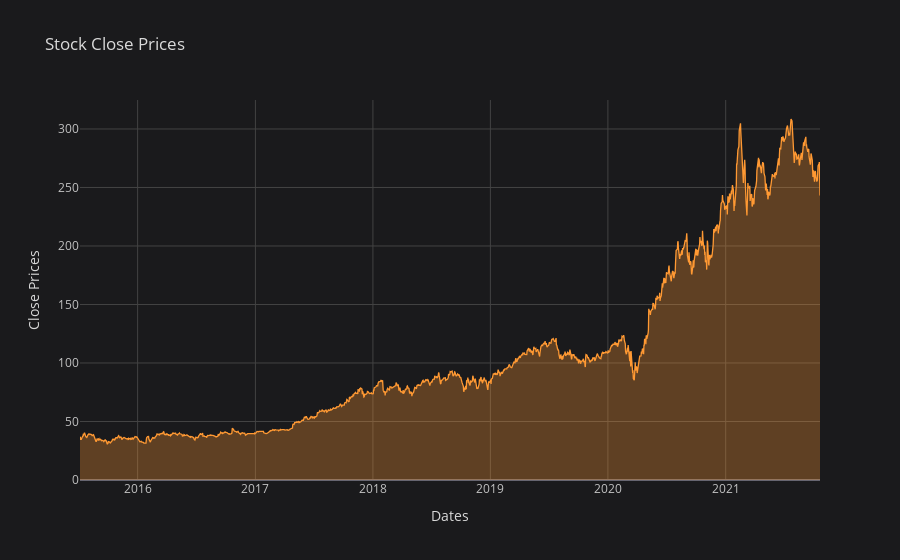

The cell this chart's notebook holds for it:
### Markdown cell above
## Data Visualization

### Code cell
pypl_close.iplot(title='Stock Close Prices', fill = True, xTitle='Dates',yTitle='Close Prices', theme='space')

### Figure 1 — Plotly figure (JSON) as saved in the notebook; plotly's stock layout.template omitted (floating-point values rounded to 4 significant figures; data arrays with more than 128 entries replaced by an {"elided": "..."} marker saying what was removed)
{"data": [{"fill": "tozeroy", "fillcolor": "rgba(255, 153, 51, 0.3)", "line": {"color": "rgba(255, 153, 51, 1.0)", "dash": "solid", "shape": "linear", "width": 1.3}, "mode": "lines", "name": "Close", "text": "", "type": "scatter", "x": {"elided": "1588 str values"}, "y": {"elided": "1588 float values"}}], "layout": {"legend": {"bgcolor": "#1A1A1C", "font": {"color": "#D9D9D9"}}, "paper_bgcolor": "#1A1A1C", "plot_bgcolor": "#1A1A1C", "title": {"font": {"color": "#D9D9D9"}, "text": "Stock Close Prices"}, "xaxis": {"gridcolor": "#434343", "showgrid": true, "tickfont": {"color": "#C2C2C2"}, "title": {"font": {"color": "#D9D9D9"}, "text": "Dates"}, "zerolinecolor": "#666570"}, "yaxis": {"gridcolor": "#434343", "showgrid": true, "tickfont": {"color": "#C2C2C2"}, "title": {"font": {"color": "#D9D9D9"}, "text": "Close Prices"}, "zerolinecolor": "#666570"}}}
